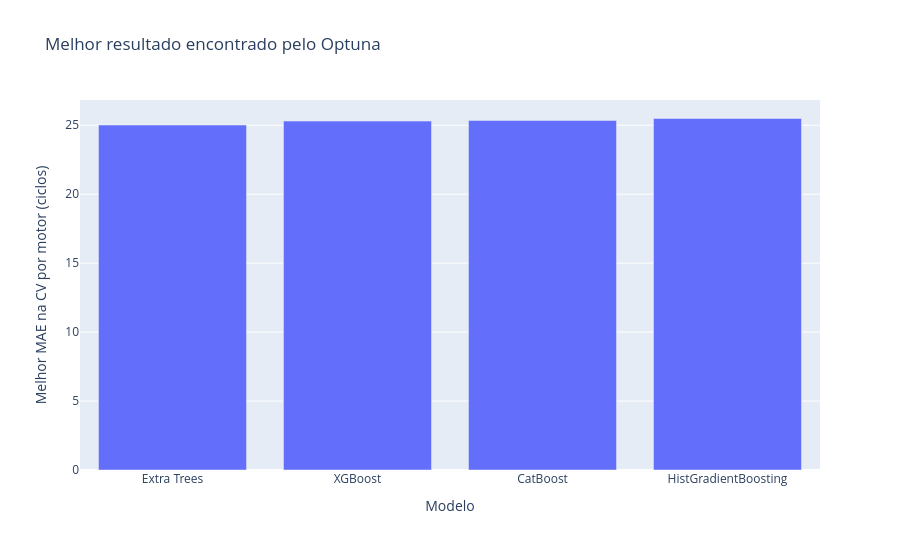

Notebook code for this chart:
### Markdown cell above
**Insights:** O Extra Trees alcançou MAE de 25,02 ciclos, seguido por XGBoost com 25,30, CatBoost com 25,35 e HistGradientBoosting com 25,49. Em relação à triagem, os ganhos foram modestos, variando de aproximadamente 0,08 a 0,58 ciclo. Isso é coerente com a ideia de ajuste fino: a maior parte da capacidade preditiva já estava presente antes do Optuna. O melhor trial ainda representa apenas o resultado dentro do espaço e dos folds definidos.

### Code cell
fig = px.bar(
    optimization_summary,
    x='modelo',
    y='mae_cv_motor',
    labels={'modelo': 'Modelo', 'mae_cv_motor': 'Melhor MAE na CV por motor (ciclos)'},
    title=lang({'title': 'Melhor resultado encontrado pelo Optuna'})['title'],
    height=550,
)
fig.show()

### Figure 1 — Plotly figure (JSON) as saved in the notebook; plotly's stock layout.template omitted (floating-point values rounded to 4 significant figures)
{"data": [{"hovertemplate": "Modelo=%{x}<br>Melhor MAE na CV por motor (ciclos)=%{y}<extra></extra>", "legendgroup": "", "marker": {"color": "#636efa", "pattern": {"shape": ""}}, "name": "", "orientation": "v", "showlegend": false, "textposition": "auto", "type": "bar", "x": ["Extra Trees", "XGBoost", "CatBoost", "HistGradientBoosting"], "xaxis": "x", "y": [25.01, 25.3, 25.35, 25.49], "yaxis": "y"}], "layout": {"barmode": "relative", "height": 550, "legend": {"tracegroupgap": 0}, "title": {"text": "Melhor resultado encontrado pelo Optuna"}, "xaxis": {"anchor": "y", "domain": [0, 1], "title": {"text": "Modelo"}}, "yaxis": {"anchor": "x", "domain": [0, 1], "title": {"text": "Melhor MAE na CV por motor (ciclos)"}}}}
